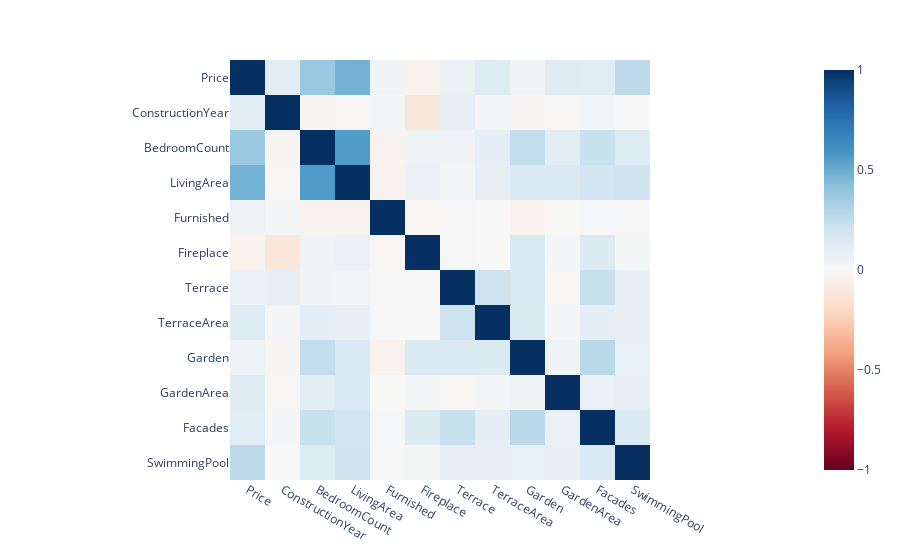

Notebook code for this chart:
### Markdown cell above
How are the variables themselves correlated to each other? Can you find groups of variables that are correlated together?

### Code cell
to_cor = data[['Price', 'ConstructionYear', 'BedroomCount', 'LivingArea', 'Furnished', 'Fireplace', 'Terrace', 'TerraceArea', 'Garden',
       'GardenArea', 'Facades', 'SwimmingPool']]
px.imshow(to_cor.corr(numeric_only= True), 
          zmin= -1, zmax= 1, color_continuous_scale= 'rdbu')
#  Set the text_auto argument to  to display text values for each cell

### Figure 1 — Plotly figure (JSON) as saved in the notebook; plotly's stock layout.template omitted (floating-point values rounded to 4 significant figures; data arrays with more than 128 entries replaced by an {"elided": "..."} marker saying what was removed)
{"data": [{"coloraxis": "coloraxis", "hovertemplate": "x: %{x}<br>y: %{y}<br>color: %{z}<extra></extra>", "name": "0", "type": "heatmap", "x": ["Price", "ConstructionYear", "BedroomCount", "LivingArea", "Furnished", "Fireplace", "Terrace", "TerraceArea", "Garden", "GardenArea", "Facades", "SwimmingPool"], "xaxis": "x", "y": ["Price", "ConstructionYear", "BedroomCount", "LivingArea", "Furnished", "Fireplace", "Terrace", "TerraceArea", "Garden", "GardenArea", "Facades", "SwimmingPool"], "yaxis": "y", "z": {"elided": "12x12 float values"}}], "layout": {"coloraxis": {"cmax": 1, "cmin": -1, "colorscale": [[0, "rgb(103,0,31)"], [0.1, "rgb(178,24,43)"], [0.2, "rgb(214,96,77)"], [0.3, "rgb(244,165,130)"], [0.4, "rgb(253,219,199)"], [0.5, "rgb(247,247,247)"], [0.6, "rgb(209,229,240)"], [0.7, "rgb(146,197,222)"], [0.8, "rgb(67,147,195)"], [0.9, "rgb(33,102,172)"], [1, "rgb(5,48,97)"]]}, "margin": {"t": 60}, "xaxis": {"anchor": "y", "constrain": "domain", "domain": [0, 1], "scaleanchor": "y"}, "yaxis": {"anchor": "x", "autorange": "reversed", "constrain": "domain", "domain": [0, 1]}}}
